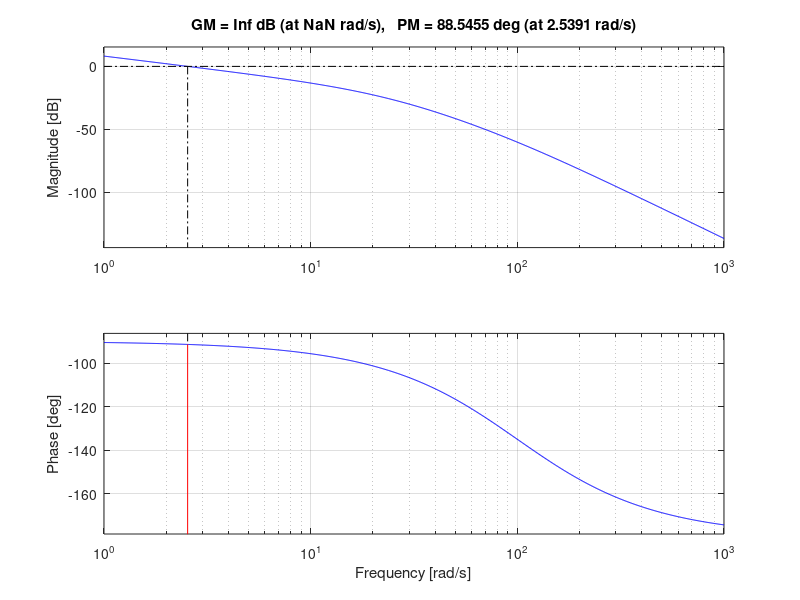

This chart was generated by the following MATLAB code:
clear; clc;

k_speed = 0.202;    %Relation between pwm and rotor speed
wheel_radius = 0.037;
surface_friction = 12.26;
l_cog = 0.04;       %Distance from wheel pivot to COG
m = 1.25;
I = 8.667e-4;
g = 9.81;
rad2deg = 180/pi;

s = tf('s');

CF = 100;
Nt = 1;

A_p = 1/(I*s^2-m*g*l_cog);  %Inverted Pendulum tf

%% Find master gain
Dp = CF/(s*(Nt*s+CF));
K_master = 6
G = k_speed*wheel_radius*surface_friction*-l_cog*A_p
Hs = feedback(K_master*Dp*G,rad2deg);
pole(Hs)
    
%% Find crossover frequency
margin(K_master*Dp*G*rad2deg)
wxo = 2.84;

%% Find zeros placement
MagRes = 0.01;
wx = 2.84;
if 1
    for i = -20:25;
        wz = wx + i*MagRes;
        Dz = (s+wz)*(s+wz)/(s*wz^2);
        D = Dp*Dz;
        Gy = K_master*D*G*rad2deg;
        [Gm Pm] = margin(Gy);
        display([wz Pm]);
    end
end
wc = 20.23;

%Seperation Distance
if 0
    for i = 0:15;
        wz1 = wc + i*MagRes;
        wz2 = wc - i*MagRes;
        Dz = (s+wz1)*(s+wz2)/(wz1*wz2);
        D = Dp*Dz;
        Gy = K_master*D*G;
        [Gm Pm] = margin(Gy);
        display([wz1 wz2 2*i*MagRes Pm]);
    end
end

%Complex zeros
Res = 0.01;
wn = wc;
if 0
    for i = 0:100
        zeta = Res*i;
        Dz = tf([1 2*zeta*wn wn^2],[wn^2]);
        Gy = K_master*Dz*Dp*G;
        [Gm Pm] = margin(Gy);
        if(zeta <= 1)
            display([zeta Pm]);
        end
    end
end

%Get zeros
zeta = 0.9;
arg = acos(zeta);
z1 = wn*exp(j*(pi-arg));
z2 = conj(z1);
Z = [z1 z2];

%% Get PID Values
z1 = Z(1);
z2 = Z(2);
p = CF
Kp = K_master*(1/p - (z1+z2)/(z1*z2));
Ki = K_master;
Kd = K_master*(1/p^2 - (z1+z2-p)/(p*(z1*z2)));
